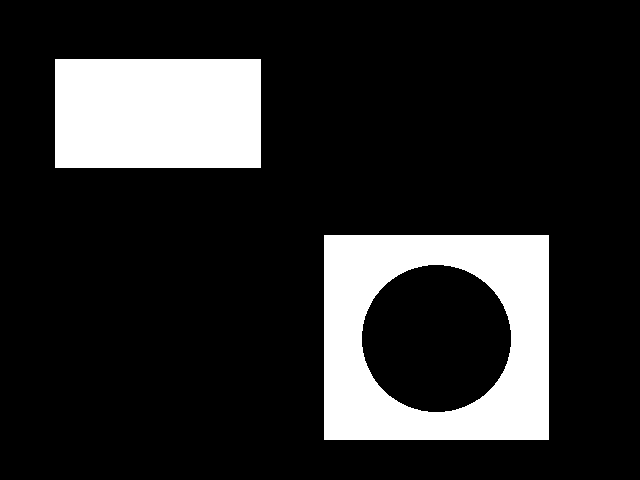
//> input picture Lab7/kep.png, 640 x 480 px
$ ./main   (built with g++ and OpenCV 4)
//> lines starting //> are read from the running program, lines starting //| are printed output that depends on the picture; after the words box and inside, x2 and y2 are one past the last pixel; in counts of white or black regions, pixels touching at a corner belong together
#include <opencv2/opencv.hpp>
using namespace cv;
using namespace std;

// ---------- Helper: Safe image loading ----------
static Mat loadImage(const string &filename, int flags = IMREAD_GRAYSCALE)
{
//> called with filename = "kep.png", flags = 0
    Mat im = imread(filename, flags);
//> im: 480 rows x 640 cols, CV_8UC1; 16.7% white; 2 white regions, box (x1, y1, x2, y2) and area: (324, 235, 549, 440) 28937, (55, 59, 261, 168) 22454
    if (!im.empty())
        return im;
    vector<string> prefixes = {"", "kepek/", "../kepek/"};
    for (auto &p : prefixes)
    {
        im = imread(p + filename, flags);
        if (!im.empty())
            return im;
    }
    cerr << "Error: Cannot find " << filename << endl;
    return Mat();
}

// ---------- Helper: get and set gray pixel ----------
// [8 lines left out: functions getGray, setBlack, not called in this run]

// ---------- Task 1: Distance Transform ----------
void distanceTransformTask()
{
    Mat im = loadImage("kep.png", IMREAD_GRAYSCALE);
    if (im.empty())
        return;

    threshold(im, im, 128, 255, THRESH_BINARY);

    Mat dist;
    distanceTransform(im, dist, DIST_L2, 3, CV_32F);
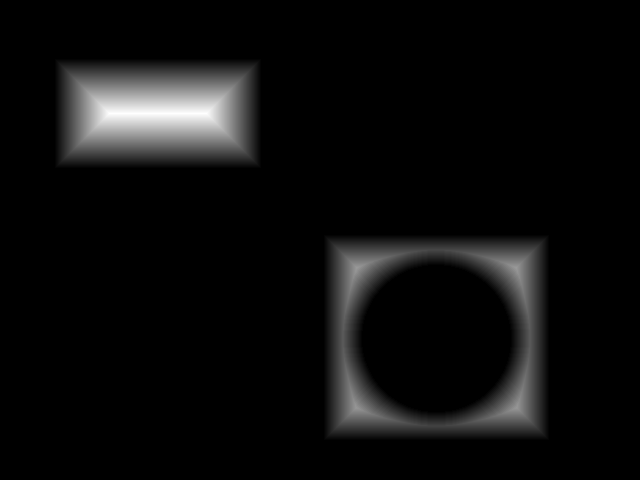
//> dist: 480 rows x 640 cols, CV_32FC1; min 0, max 52.53, mean 2.7; drawn with min black and max white
    dist.convertTo(dist, CV_8U, 5, 0);
//> dist: 480 rows x 640 cols, CV_8UC1

    Mat se = getStructuringElement(MORPH_ELLIPSE, Size(5, 5));
    Mat dilated = dist.clone();

    Mat grid;
    hconcat(im, dist, grid);
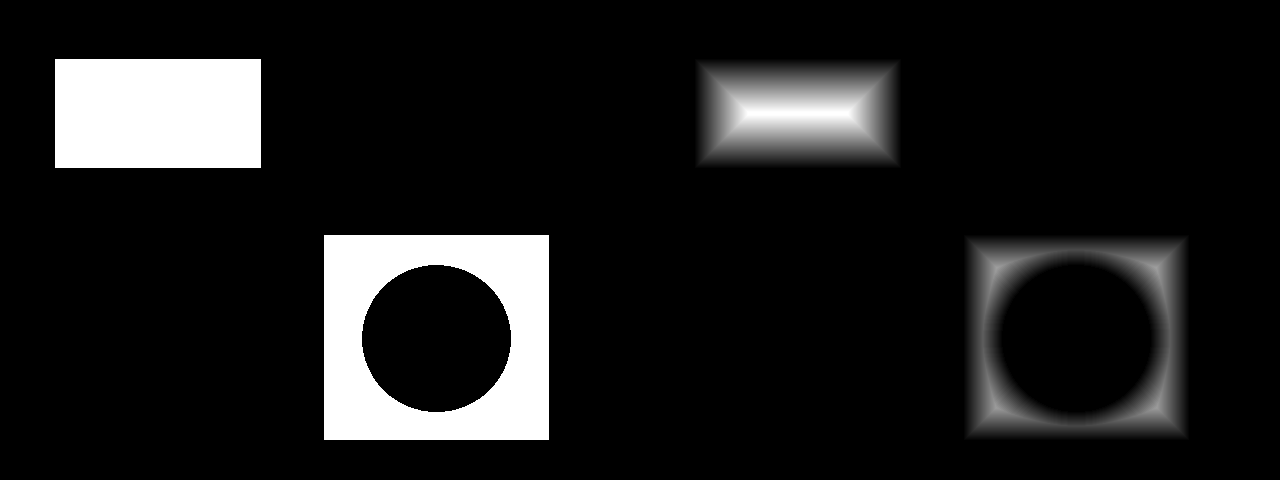
//> grid: 480 rows x 1280 cols, CV_8UC1; min 0, max 255, mean 28.1
    putText(grid, "Original", Point(10, 30), FONT_HERSHEY_SIMPLEX, 0.8, Scalar(255), 2);
    putText(grid, "Distance Map", Point(im.cols + 10, 30), FONT_HERSHEY_SIMPLEX, 0.8, Scalar(255), 2);
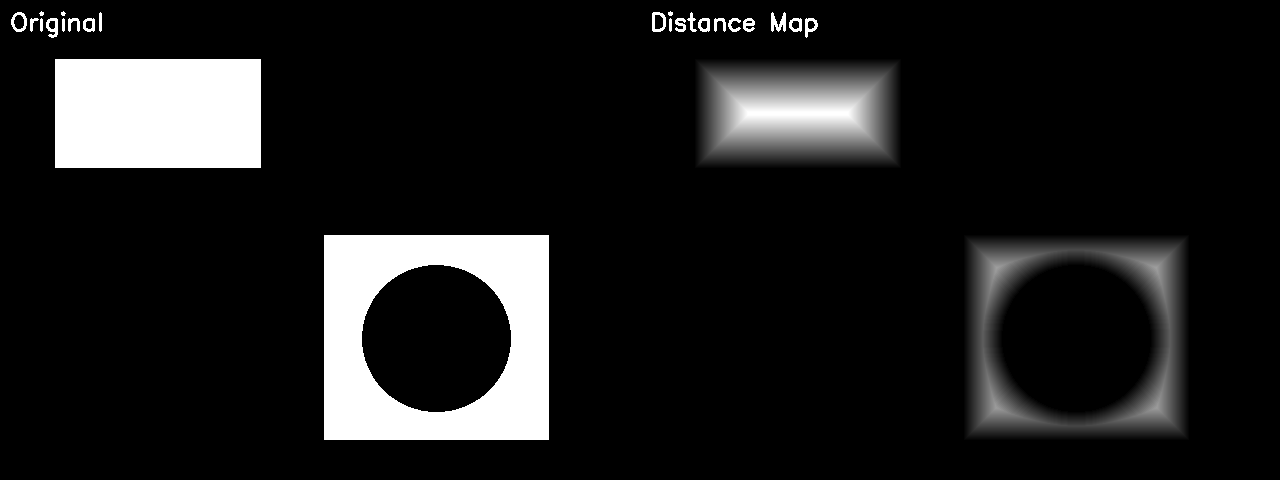
//> grid: 480 rows x 1280 cols, CV_8UC1; min 0, max 255, mean 28.9

    imshow("Task 1 - Distance Transform (SPACE=next, Q=quit)", grid);

    while (true)
    {
        int key = waitKey(0);
//> the 'q' key is pressed
        if (key == 'q' || key == 'Q')
            exit(0);
//> (the program exits here)
